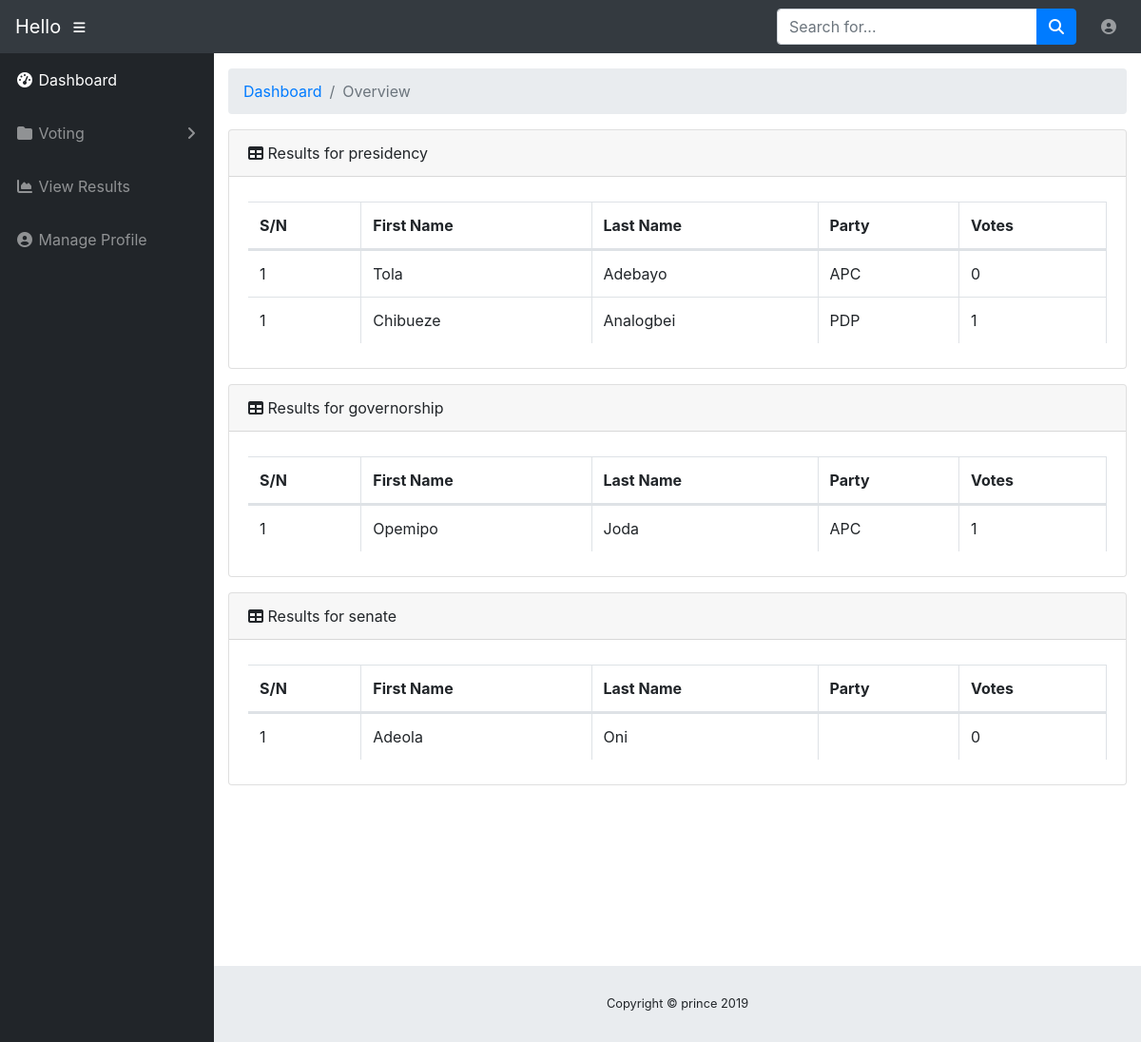
The app's page /Pages/view_result.php (signed in) with its own data.
### tables this page shows
CREATE TABLE IF NOT EXISTS `election_table` (
  `id` int(11) NOT NULL AUTO_INCREMENT,
  `lastname` varchar(50) DEFAULT NULL,
  `firstname` varchar(50) DEFAULT NULL,
  `category` varchar(50) DEFAULT NULL,
  `vote_count` int(11) DEFAULT NULL,
  `party` varchar(6) NOT NULL,
  PRIMARY KEY (`id`)
);

### Pages/view_result.php (the view, shortened to what this page needs)
<?php
require('db.php');
$content = '';
$sql = "SELECT DISTINCT category FROM election_table";
$result = mysqli_query($conn, $sql) or die(mysqli_error($conn));
if (mysqli_num_rows($result) > 0) {
    while ($row = $result->fetch_assoc()) {
        $sn = 1;
        $category = $row["category"];
        $content .= '<div class="card mb-3">
          <div class="card-header">
            <i class="fas fa-table"></i>
            Results for ' . $category . '</div>
          <div class="card-body">
            <div class="table-responsive">
              <table class="table table-bordered dataTable" id="dataTable" width="100%" cellspacing="0">
                <thead>
                  <tr>
                    <th>S/N</th>
                    <th>First Name</th>
                    <th>Last Name</th>
                    <th>Party</th>
                    <th>Votes</th>
                  </tr>
                </thead>';
        $sql = "SELECT * FROM election_table WHERE category='$category' ORDER BY vote_count";
        $result2 = mysqli_query($conn, $sql) or die(mysqli_error($conn));
        while ($row = $result2->fetch_assoc()) {
            $firstname = $row['firstname'];
            $lastname = $row['lastname'];
            $party = $row['party'];
            $vote_count = $row['vote_count'];
            if ($vote_count==null){$vote_count=0;}
            $content .= '<tbody>
                    <tr>
                    <td>' . $sn . '</td>
                    <td>' . $firstname . '</td>
                    <td>' . $lastname . '</td>
                    <td>' . $party . '</td>
                    <td>' . $vote_count . '</td>
                  </tr>
                </tbody>';
        }
        $content .= ' </table>
            </div>
          </div>
        </div>';
    }
}
require_once("layout.php");
?>

### records on screen
election_table: sn "1", firstname "Tola", lastname "Adebayo", party "APC", vote_count "0"
election_table: sn "1", firstname "Chibueze", lastname "Analogbei", party "PDP", vote_count "1"
election_table: sn "1", firstname "Opemipo", lastname "Joda", party "APC", vote_count "1"
election_table: sn "1", firstname "Adeola", lastname "Oni", vote_count "0"

### other values on screen
$category "presidency"
$category "governorship"
$category "senate"
